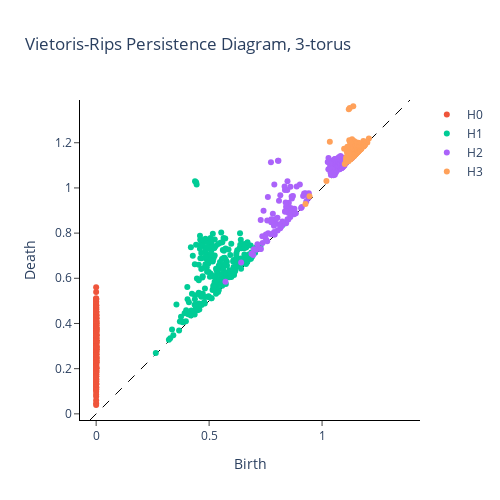

The notebook cell saved with this chart:
### Markdown cell above
Each feature is a triple $[b, d, q]$, where $q$ is the dimension, $b$ is the birth time, $d$ is the death time

### Code cell
fig_torus3 = plot_diagram(
    vr_diagrams[-1],
    plotly_params={"title": "Vietoris-Rips Persistence Diagram, 3-torus"},
)
fig_torus3.update_layout(title="Vietoris-Rips Persistence Diagram, 3-torus")

### Figure 1 — Plotly figure (JSON) as saved in the notebook; plotly's stock layout.template omitted (floating-point values rounded to 4 significant figures; data arrays with more than 128 entries replaced by an {"elided": "..."} marker saying what was removed)
{"data": [{"hoverinfo": "none", "line": {"color": "black", "dash": "dash", "width": 1}, "mode": "lines", "showlegend": false, "type": "scatter", "x": [-0.02724, 1.389], "y": [-0.02724, 1.389]}, {"hoverinfo": "text", "hovertext": {"elided": "399 str values"}, "mode": "markers", "name": "H0", "type": "scatter", "x": {"elided": "399 int values"}, "y": {"elided": "399 float values"}}, {"hoverinfo": "text", "hovertext": {"elided": "243 str values"}, "mode": "markers", "name": "H1", "type": "scatter", "x": {"elided": "243 float values"}, "y": {"elided": "243 float values"}}, {"hoverinfo": "text", "hovertext": {"elided": "259 str values"}, "mode": "markers", "name": "H2", "type": "scatter", "x": {"elided": "259 float values"}, "y": {"elided": "259 float values"}}, {"hoverinfo": "text", "hovertext": {"elided": "367 str values"}, "mode": "markers", "name": "H3", "type": "scatter", "x": {"elided": "367 float values"}, "y": {"elided": "367 float values"}}], "layout": {"height": 500, "plot_bgcolor": "white", "title": {"text": "Vietoris-Rips Persistence Diagram, 3-torus"}, "width": 500, "xaxis": {"autorange": false, "exponentformat": "e", "linecolor": "black", "linewidth": 1, "mirror": false, "range": [-0.02724, 1.389], "showexponent": "all", "showline": true, "side": "bottom", "ticks": "outside", "title": {"text": "Birth"}, "type": "linear", "zeroline": true}, "yaxis": {"autorange": false, "exponentformat": "e", "linecolor": "black", "linewidth": 1, "mirror": false, "range": [-0.02724, 1.389], "scaleanchor": "x", "scaleratio": 1, "showexponent": "all", "showline": true, "side": "left", "ticks": "outside", "title": {"text": "Death"}, "type": "linear", "zeroline": true}}}
